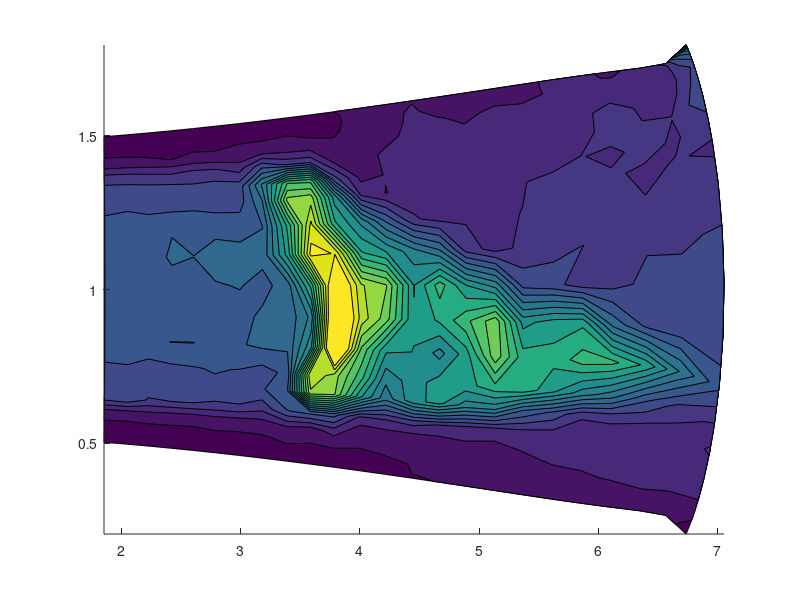

Write the MATLAB code that produced this figure. (Note: this script raises an error after producing the figure.)
clear all;
clc;
close all;


%% Plot the BL data: Mean and Reynolds stress
%pdfE = true;
res(1).name = 'coarse';
res(2).name = 'medium';
ref = 2;

% Figure name
figs(1).name = '2dspancorr';
figs(2).name = '1dspancorr';

% Plot symbols
res(1).sym = '--';
res(2).sym = '-.';

% Figure option
LW = 2;         % LineWidth
FSn = 25;       % FontSize labels
FSa = 18;       % FontSize axis
cmax = .2;      % Contour Level Max
Nc = 64;        % Number of contour level
Ht = 1.78;

%% Coarse
figure(1);
load('span_corr/cor.mat');
XX = XX/Ht;
YY = YY/Ht;
contourf(XX,YY+1,tay,[0:.01:.2],'edgecolor','none')


%% Correlation plots
%figure(2);hold on;
%x = [1:1:size(Cor,1)];

%plot(  x/x(end) *.5, Cor(:,1) ,'--','LineWidth',LW);
%plot(  x/x(end) *.5, Cor(:,106) ,'--','LineWidth',LW);
%plot(  x/x(end) *.5, Cor(:,399), '--','LineWidth',LW);

%% Medium
figure(1);hold on;
load('span_corr/med.mat');
XX = XX/Ht;
YY = YY/Ht;
contourf(XX,YY-1,tay,[0:cmax/Nc:cmax],'edgecolor','none')
colorbar;
axis equal
box on;
h1 = xlabel(['$x/ H_t$']);
set(h1,'Interpreter','latex','FontSize',FSn);
h2 = ylabel('$ y/H_t $');
set(h2,'Interpreter','latex','FontSize',FSn);
set(gca,'FontSize',FSa);



%% Correlation plots
figure(2);hold on;
x = [1:1:size(Cor,1)];
plot(  x/x(end) *.5, Cor(:,1) ,'k-','LineWidth',LW);
plot(  x/x(end) *.5, Cor(:,106),'k--' ,'LineWidth',LW);
plot(  x/x(end) *.5, Cor(:,237),'k-.','LineWidth',LW);
box on;
h1 = xlabel(['$z/ L_z$']);
set(h1,'Interpreter','latex','FontSize',FSn);
h2 = ylabel('$ R_{11}(u) $');
set(h2,'Interpreter','latex','FontSize',FSn);
set(gca,'FontSize',FSa);


% Save the figures and convert them to .pdf
if (pdfE)
    for i=1 : size (figs , 2)
        fname = [ '../figs/',figs(i).name , '.eps' ];
        figure(i);
        print('-depsc2',fname)
        eps2pdf(fname)
        delete(fname)
    end
end



